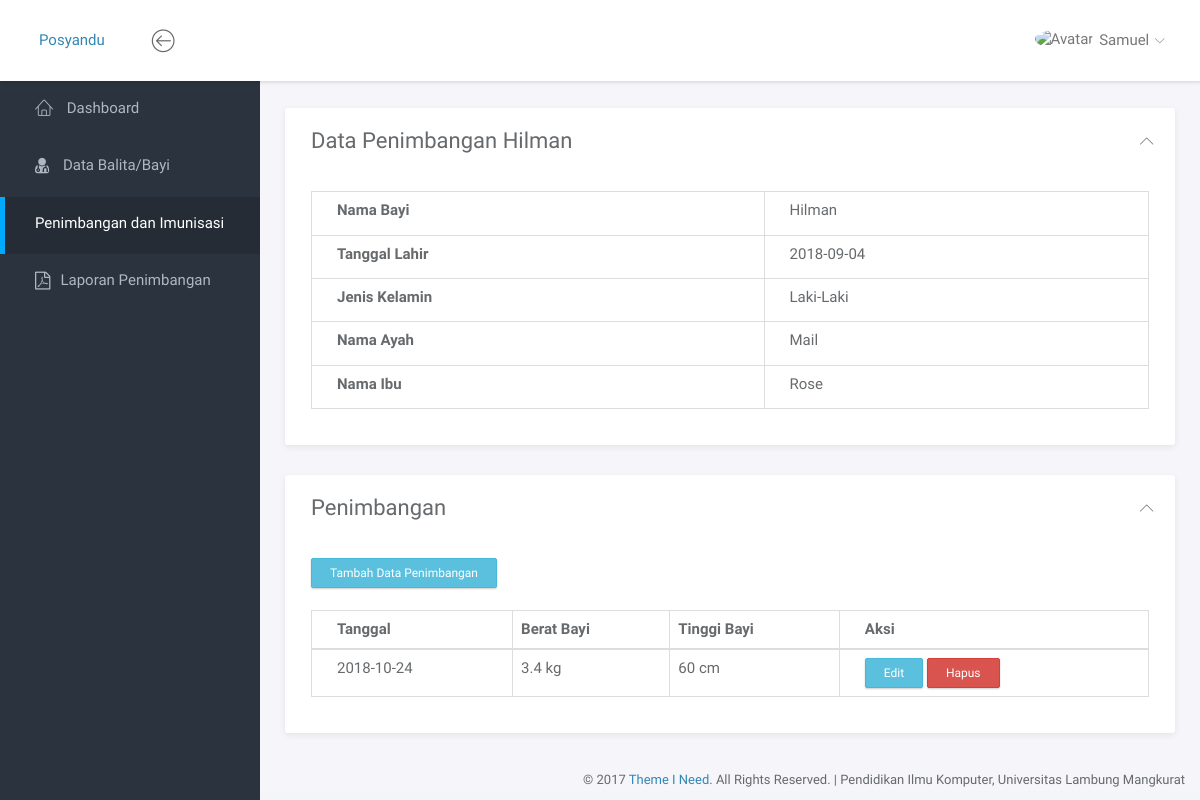
The page /Penimbangan/penimbangan_bayi/1 on the database its author committed.
### tables this page shows
CREATE TABLE `tb_bayi` (
  `id_bayi` int(11) NOT NULL,
  `nama_bayi` varchar(100) NOT NULL,
  `tanggal_lahir` date NOT NULL,
  `jenis_kelamin` enum('Laki-Laki','Perempuan') NOT NULL,
  `nama_ayah` varchar(100) NOT NULL,
  `nama_ibu` varchar(100) NOT NULL,
  `status` enum('Aktif','Tidak Aktif') NOT NULL
);

CREATE TABLE `tb_penimbangan` (
  `id_penimbangan` int(11) NOT NULL,
  `id_bayi` int(11) NOT NULL,
  `berat_bayi` double NOT NULL,
  `tinggi_bayi` double NOT NULL,
  `tanggal` date NOT NULL
);

### application/controllers/Penimbangan.php (called while the page is built, shortened)
<?php
class Penimbangan extends CI_Controller {
	public function __construct()
	{
		$this->load->model('M_model');
	}
	public function penimbangan_bayi($id)
	{
		if($this->input->post('simpan')) {
			$berat = $this->input->post('berat');
			$tinggi = $this->input->post('tinggi');
			$tanggal = date('Y-m-d');
			$obj = array(
				"id_bayi" => $id,
				"berat_bayi" => $berat,
				"tinggi_bayi" => $tinggi,
				"tanggal" => $tanggal
			);
			$this->M_model->insertPenimbangan($obj);
			redirect('Penimbangan/penimbangan_bayi/'.$id,'refresh');
		} else {
			$data['content'] = "content/penimbangan/penimbangan_bayi";
			$res = $this->M_model->getBayi($id);
			$data['title'] = "Data Penimbangan ".$res->nama_bayi." - Posyandu";
			$data['bayi'] = $this->M_model->getBayi($id);
			$data['penimbangan'] = $this->M_model->showPenimbangan($id)->result_object();
			$this->load->view('home', $data);
		}
	}
}

### index.php (called while the page is built, shortened)
<?php
require_once BASEPATH.'core/CodeIgniter.php';

### application/models/m_model.php (called while the page is built, shortened)
<?php
class M_model extends CI_Model {
	public function getBayi($id)
	{
		return $this->db->get_where('tb_bayi', array('id_bayi' => $id))->row();
	}
	public function showPenimbangan($id) {
		return $this->db->get_where('tb_penimbangan', array('id_bayi' => $id));
	}
}

### application/views/content/penimbangan/penimbangan_bayi.php (the view, shortened to what this page needs)
<div class="panel panel-headline">
	<div class="panel-heading">
		<h3 class="panel-title">Data Penimbangan <?php echo $bayi->nama_bayi; ?></h3>
		<div class="right">
			<button type="button" class="btn-toggle-collapse"><i class="lnr lnr-chevron-up"></i></button>
		</div>
	</div>
	<div class="panel-body">
		<table class="table table-bordered">
			<tr>
				<td><label>Nama Bayi</label></td>
				<td><?php echo $bayi->nama_bayi; ?></td>
			</tr>
			<tr>
				<td><label>Tanggal Lahir</label></td>
				<td><?php echo $bayi->tanggal_lahir; ?></td>
			</tr>
			<tr>
				<td><label>Jenis Kelamin</label></td>
				<td><?php echo $bayi->jenis_kelamin; ?></td>
			</tr>
			<tr>
				<td><label>Nama Ayah</label></td>
				<td><?php echo $bayi->nama_ayah; ?></td>
			</tr>
			<tr>
				<td><label>Nama Ibu</label></td>
				<td><?php echo $bayi->nama_ibu; ?></td>
			</tr>
		</table>
	</div>
</div>
<div class="panel panel-headline">
	<div class="panel-heading">
		<div class="right">
			<button type="button" class="btn-toggle-collapse"><i class="lnr lnr-chevron-up"></i></button>
		</div>
		<h3 class="panel-title">Penimbangan</h3>
	</div>
	<div class="panel-body">
		<button type="button" class="btn btn-info btn-sm" data-toggle="modal" data-target="#myAdd">Tambah Data Penimbangan</button>
		<br>
		<br>
		<table class="table table-bordered table-responsive">
			<thead>
				<tr>
					<th>Tanggal</th>
					<th>Berat Bayi</th>
					<th>Tinggi Bayi</th>
					<th>Aksi</th>
				</tr>
			</thead>
			<tbody>
				<?php foreach($penimbangan as $p): ?>
					<tr>
						<td><?php echo $p->tanggal; ?></td>
						<td><?php echo $p->berat_bayi." kg"; ?></td>
						<td><?php echo $p->tinggi_bayi." cm" ?></td>
						<td>
							<button type="button" class="btn btn-info btn-sm" data-toggle="modal" data-target="#myEdit-<?php echo $p->id_penimbangan ?>">Edit</button>
							<a href="<?php echo base_url('') ?>" class="btn btn-sm btn-danger">Hapus</a>
						</td>
					</tr>
				<?php endforeach; ?>
			</tbody>
		</table>
	</div>
</div>
</div>

### assets/css/main.css (style rules this page uses)
html { position: relative; min-height: 100%; }
body { background-color: #F3F5F8; font-family: "Source Sans Pro", sans-serif; font-size: 15px; color: #676a6d; }
a { color: #3287B2; }
th { font-weight: 600; }
.btn { -webkit-border-radius: 2px; -moz-border-radius: 2px; border-radius: 2px; -moz-box-shadow: 0px 1px 2px 0 rgba(0, 0, 0, 0.2); -webkit-box-shadow: 0px 1px 2px 0 rgba(0, 0, 0, 0.2); box-shadow: 0px 1px 2px 0 rgba(0, 0, 0, 0.2); padding: 6px 22px; }
.btn-group-sm > .btn, .btn-sm { padding: 5px 18px; }
.panel { -webkit-border-radius: 3px; -moz-border-radius: 3px; border-radius: 3px; -moz-box-shadow: 0 2px 6px rgba(0, 0, 0, 0.08); -webkit-box-shadow: 0 2px 6px rgba(0, 0, 0, 0.08); box-shadow: 0 2px 6px rgba(0, 0, 0, 0.08); background-color: #fff; margin-bottom: 30px; }
.panel .panel-heading, .panel .panel-body, .panel .panel-footer { padding-left: 25px; padding-right: 25px; }
.panel .panel-heading { padding-top: 20px; padding-bottom: 20px; position: relative; }
.panel .panel-heading .panel-title { margin: 0; font-size: 18px; font-weight: 300; }
.panel .panel-heading button { padding: 0; margin-left: 5px; background-color: transparent; border: none; outline: none; }
.panel .panel-heading button i { font-size: 14px; }
.panel .panel-body { padding-top: 10px; padding-bottom: 15px; }
.panel .right { position: absolute; right: 20px; top: 32%; }
.panel.panel-headline .panel-heading { border-bottom: none; }
.panel.panel-headline .panel-heading .panel-title { margin-bottom: 8px; font-size: 22px; font-weight: normal; }
.panel .table > thead > tr > td:first-child, .panel .table > thead > tr > th:first-child, .panel .table > tbody > tr > td:first-child, .panel .table > tbody > tr > th:first-child, .panel .table > tfoot > tr > td:first-child, .panel .table > tfoot > tr > th:first-child { padding-left: 25px; }
.panel .table > thead > tr > td:last-child, .panel .table > thead > tr > th:last-child, .panel .table > tbody > tr > td:last-child, .panel .table > tbody > tr > th:last-child, .panel .table > tfoot > tr > td:last-child, .panel .table > tfoot > tr > th:last-child { padding-left: 25px; }

### rows shown on the page
tb_bayi: nama_bayi "Hilman", tanggal_lahir "2018-09-04", jenis_kelamin "Laki-Laki", nama_ayah "Mail", nama_ibu "Rose"
tb_penimbangan: tanggal "2018-10-24", berat_bayi "3.4", tinggi_bayi "60"
